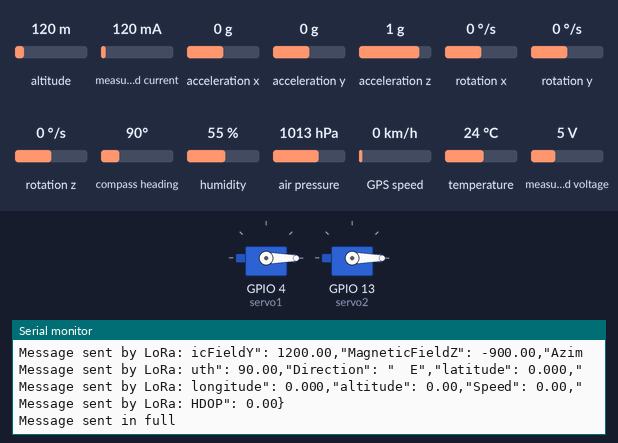
The sketch below on a simulated ESP32. Parts: 2 × servo, the last lines printed to the serial monitor. Inputs (shaded band) come from the test bench; at power-on: measured current 120 mA, acceleration x 0 g, acceleration z 1 g, altitude 120 m, acceleration y 0 g, rotation x 0 °/s, rotation y 0 °/s, rotation z 0 °/s, compass heading 90°, humidity 55 %, air pressure 1013 hPa, GPS speed 0 km/h, temperature 24 °C, measured voltage 5 V. The GPS gets a fix after 3 s at 37.7749, -122.4194 with 8 satellites; no radio packets arrive unless stated.

Above: at 2.2 s.
2.3 s: measured current set to 40 mA
At 2.73 s:
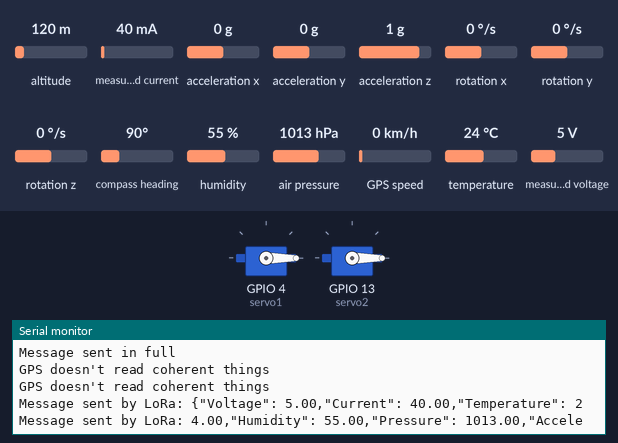
4.3 s: acceleration x set to -0.2 g
At 4.46 s:
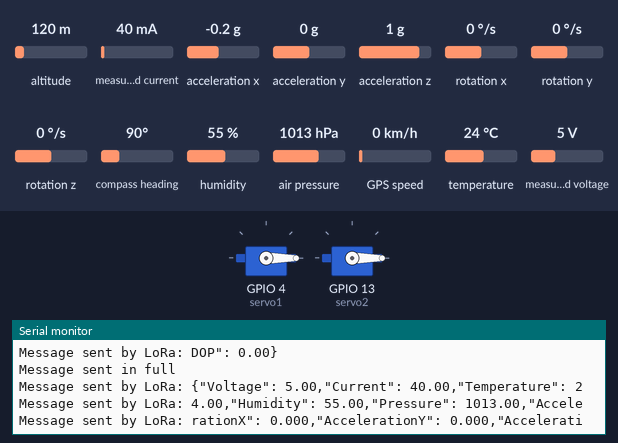
8.8 s: acceleration z set to 0.1 g
At 8.9 s:
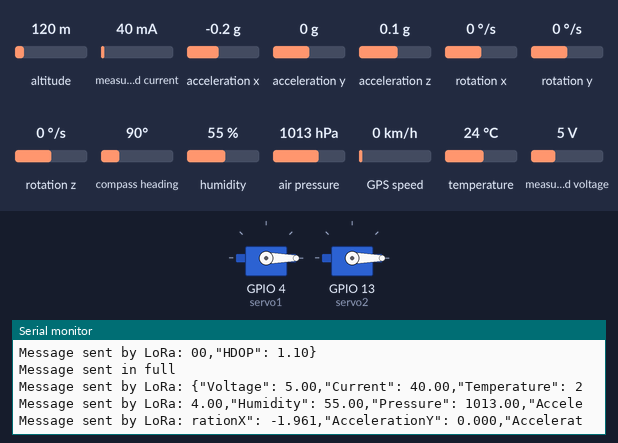
10.3 s: acceleration z set to -0.2 g
At 10.63 s:
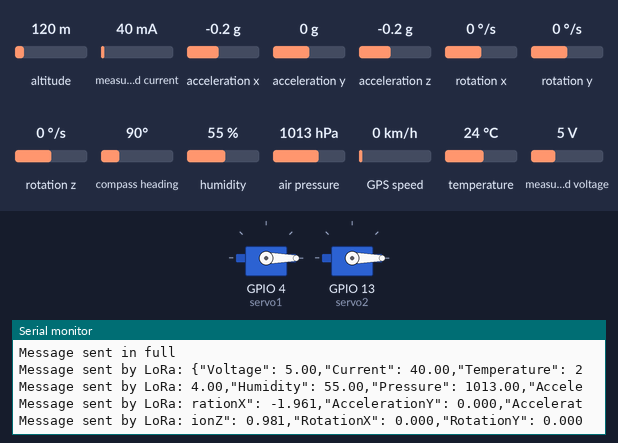
Timing chart, 0 to 13.3 s (numbered marks = the images above; inputs shaded):
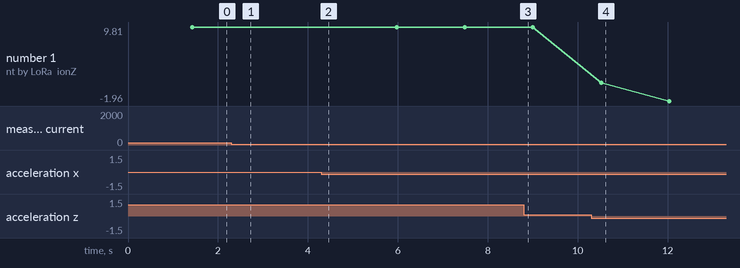

The sketch:

CubeSatTX.ino
```cpp
/*
 *  Project:    CubeSat Implementation (1U) for "Competencia Nacional de Pequeños Satélites 2024"
 *  Author:     Massimo Bruschi (Sensor configuration)
 *              Rodrigo Yupanqui (Sensor configuration)
 *              Josh Yauri (Data transmission and reception)
 *  Created:    26/12/2024
 *  Revised:    03/03/2025
 *  Description: Monitoring system for parameters such as acceleration, relative
 *               humidity, geolocation, acceleration, among others. Sending of
 *               data from a LoRa communication.
 *
 *  Development Board: ESP32 Dev Module (ESP-WROOM-32 Chip) 30 pins
 *  Hardware Configuration:
 *  - I2C BUS pins - Pin 21 (SDA) and Pin 22 (SCL) (These are for BME280,
 *    MPU6050, INA219 and QMC5883L modules)
 *  - SPI pins - Pin 18 (SCK), Pin 19 (MISO) and Pin 23 (MOSI) (These are for the LoRa Module Ra-02)
 *  - Serial pins - Pin 16 (RX) and Pin 17 (Tx) (These are for NEO-6M module)
 *  - Everything operates on +3.3V (Could be external source or USB cable connection)
 *
 *  Massimo Bruschi, Rodrigo Yupanqui and Josh Yauri are 3 outstanding students of the Faculty of
 *  Science and Engineering of PUCP, belonging to the top 5% of students (according to Craest).
 *
 */

#include <Wire.h>
#include <SPI.h>
#include <Adafruit_Sensor.h>
#include <QMC5883LCompass.h>
#include <Adafruit_BME280.h>
#include <Adafruit_MPU6050.h>
#include <Adafruit_INA219.h>
#include <TinyGPS++.h>
#include <HardwareSerial.h>
#include <LoRa.h>
#include <ESP32Servo.h>

// --- Pin Definitions ---

// Definition of pins for the I2C bus, used by multiple sensors:
//   - BME280 (pressure, temperature, and humidity)
//   - MPU6050 (accelerometer and gyroscope)
//   - INA219 (current sensor)
//   - QMC5883L (magnetometer)
#define SDA 21  // Pin for the I2C data line
#define SCL 22  // Pin for the I2C clock line

// Definition of pins for the GPS module
#define GPS_RX 16   // Pin to receive data from the GPS module (RX: Receive)
// Note: This pin should be connected to the TX pin of the GPS module.
#define GPS_TX 17   // Pin to send data to the GPS module (TX: Transmit)
// Note: This pin should be connected to the RX pin of the GPS module.

// Definition of pins for the LoRa module
#define LORA_SS 5   // Slave Select pin for the LoRa module
#define LORA_RST 14 // Reset pin for the LoRa module
#define LORA_DIO0 2 // Digital Input/Output pin 0 for the LoRa module (used to indicate events)
#define LORA_SCK 18 // Clock pin for the LoRa module's SPI bus
#define LORA_MISO 19 // Master In Slave Out pin for the LoRa module's SPI bus
#define LORA_MOSI 23 // Master Out Slave In pin for the LoRa module's SPI bus

// Initialize instances of various sensor and component classes
Adafruit_BME280 bme;      // Instance of the BME280 sensor for pressure, temperature, and humidity
Adafruit_MPU6050 mpu;     // Instance of the MPU6050 sensor for accelerometer and gyroscope data
Adafruit_INA219 ina219;   // Instance of the INA219 current sensor
TinyGPSPlus gps;          // Instance of the TinyGPSPlus library for GPS data processing
HardwareSerial serialGPS(2); // Serial interface for GPS communication (using UART2)
QMC5883LCompass compass;  // Instance of the QMC5883L magnetometer for compass readings
Servo servo1;              // First servo motor instance
Servo servo2;              // Second servo motor instance

// Variables to store sensor readings
float temperature, humidity, pressure; // BME280 Readings
float ax, ay, az, gx, gy, gz; // MPU6050 Readings (Accelerometer and Gyroscope)
float mx, my, mz, azimuth; // QMC5883L Readings (Magnetometer)
char direction[3]; // QMC5883L Readings (Direction based on magnetometer data)
float voltage, current; // INA219 Readings (Current sensor)
float latitude, longitude, altitude, speed, HDOP;  // NEO-6M GPS Readings
float starting_height, height; // BME280 Altitude calculations
bool sentinel1 = false; // Flag for altitude threshold
bool sentinel2 = true; // Flag for initial height setup

// Security configuration (by Josh Yauri)
const char* networkID = "MiRedLoRa";
const char* deviceID = "Dispositivo1";
const char* claveAutenticacion = "MiClaveSegura";

void setup() {
  // Configure PWM pins for servo motors
  // Recommended PWM pins for ESP32 are 2, 4, 12-19, 21-23, 25-27, 32-33
  servo1.attach(4); // Pin 4 for the first servo
  servo2.attach(13); // Pin 13 for the second servo

  // Initialize servo motors to 0 degrees
  servo1.write(0);
  servo2.write(0);

  Serial.begin(115200); // Initialize serial communication at 115200 baud
  Wire.begin(); // Initialize I2C communication

  // GPS configuration
  serialGPS.begin(9600, SERIAL_8N1, 16, 17); // Initialize GPS serial communication
  delay(1000); // Wait for GPS module to stabilize

  // Magnetometer configuration
  compass.init(); // Initialize magnetometer
  compass.setCalibrationOffsets(-276.00, 269.00, -348.00); // Set magnetometer calibration offsets
  compass.setCalibrationScales(1.08, 1.11, 0.86); // Set magnetometer calibration scales

  // Temperature, Humidity, and Pressure Sensor
  if (!bme.begin(0x76)) {
    Serial.println("BME280 not found.");
    while(!bme.begin(0x76)){
      delay(1000);
    }
    Serial.println("BME280 found.");
  }

  // Accelerometer / Gyroscope
  if (!mpu.begin()) {
    Serial.println("Failed to find MPU6050 chip");
    while(!mpu.begin()) {
      delay(1000);
    }
    Serial.println("MPU6050 Found!");
  }

  // Current Sensor
  if (!ina219.begin()) {
    Serial.println("INA219 not found.");
    while(!ina219.begin()) {
      delay(1000);
    }
    Serial.println("INA219 Found!");
  }

  // LoRa Module
  SPI.begin(LORA_SCK, LORA_MISO, LORA_MOSI, LORA_SS); // Initialize SPI pins for LoRa
  LoRa.setPins(LORA_SS, LORA_RST, LORA_DIO0); // Set LoRa module pins
  if (!LoRa.begin(433E6)) {  // LoRa frequency (example: 433MHz)
    Serial.println("Error starting LoRa.");
    while(!LoRa.begin(433E6)) {
      delay(1000);
    }
    Serial.println("LoRa initialized.");
  }
  LoRa.setSyncWord(0xF3); // Set LoRa sync word
  Serial.println("Complete initialization.");
}

void loop() {
  // Read sensor data
  readBME280();
  readMPU6050();
  readQMC5883L();
  readINA219();
  readGPS();

  // Construct message to send via LoRa
  String message = buildMessage();
  sendLoRa(message);

  // Control servo motors based on altitude threshold
  if(height > 85){
    sentinel1 = true;
  }
  if(sentinel1){
    if(80 > height){
      servomotores();
    }
  }
  delay(500); // Wait before next loop iteration
}

void servomotores() {
  // Set servo motors to 90 degrees
  servo1.write(90);
  servo2.write(90);
}

void readBME280() {
  // Read temperature, humidity, and pressure from BME280
  temperature = bme.readTemperature();
  humidity = bme.readHumidity();
  pressure = bme.readPressure() / 100.0F;
  altitude = (1 - pow((pressure / 1013.25), (1 / 5.2559))) / 0.0000225577;

  // Set initial height if not already set
  if(sentinel2){
    sentinel2 = false;
    starting_height = altitude;
  }
  height = altitude - starting_height;
}

void readMPU6050() {
  // Read accelerometer and gyroscope data from MPU6050
  sensors_event_t a, g, temp;
  mpu.getEvent(&a, &g, &temp);
  ax = a.acceleration.x;
  ay = a.acceleration.y;
  az = a.acceleration.z;
  gx = g.gyro.x;
  gy = g.gyro.y;
  gz = g.gyro.z;
}

void readQMC5883L() {
  // Read magnetometer data from QMC5883L
  compass.read();
  mx = compass.getX();
  my = compass.getY();
  mz = compass.getZ();
  azimuth = compass.getAzimuth();
  compass.getDirection(direction, azimuth);
}

void readINA219() {
  // Read voltage and current from INA219
  voltage = ina219.getBusVoltage_V();
  current = ina219.getCurrent_mA();
}

void readGPS() {
  // Read GPS data
  while (serialGPS.available() > 0) {
    if (gps.encode(serialGPS.read())) {
      if (gps.location.isValid()) {
        latitude = gps.location.lat();
        longitude = gps.location.lng();
        speed = gps.speed.kmph();
        HDOP = gps.hdop.value() / 100.0;
        break;
      } else {
        Serial.println("GPS doesn't read coherent things");
      }
    }
  }
}

// --- Message Construction ---
String buildMessage() {
  // Create a JSON object with sensor readings
  String message = "{";
  message += "\"Voltage\": " + String(voltage) + ",";
  message += "\"Current\": " + String(current) + ",";
  message += "\"Temperature\": " + String(temperature) + ",";
  message += "\"Humidity\": " + String(humidity) + ",";
  message += "\"Pressure\": " + String(pressure) + ",";
  message += "\"AccelerationX\": " + String(ax, 3) + ",";
  message += "\"AccelerationY\": " + String(ay, 3) + ",";
  message += "\"AccelerationZ\": " + String(az, 3) + ",";
  message += "\"RotationX\": " + String(gx, 3) + ",";
  message += "\"RotationY\": " + String(gy, 3) + ",";
  message += "\"RotationZ\": " + String(gz, 3) + ",";
  message += "\"MagneticFieldX\": " + String(mx) + ",";
  message += "\"MagneticFieldY\": " + String(my) + ",";
  message += "\"MagneticFieldZ\": " + String(mz) + ",";
  message += "\"Azimuth\": " + String(azimuth) + ",";
  message += "\"Direction\": \"" + String(direction) + "\",";
  message += "\"latitude\": " + String(latitude, 3) + ",";
  message += "\"longitude\": " + String(longitude, 3) + ",";
  message += "\"altitude\": " + String(height) + ","; // Corrected variable name
  message += "\"Speed\": " + String(speed) + ",";
  message += "\"HDOP\": " + String(HDOP);
  message += "}";
  return message;
}

// --- Sending Data by LoRa ---
void sendLoRa(String message) {
  int messageLength = message.length();
  int maxCharsPerPacket = 50; // Maximum characters per LoRa packet

  // Split message into packets if necessary
  int start = 0;
  while (start < messageLength) {
    String partOfMessage = message.substring(start, min(start + maxCharsPerPacket, messageLength));
    LoRa.beginPacket();
    LoRa.print(partOfMessage);
    LoRa.endPacket();
    Serial.println("Message sent by LoRa: " + partOfMessage);
    delay(50); // Short delay between transmissions
    start += maxCharsPerPacket;
  }
  Serial.println("Message sent in full");
}
```

Measured:
- the behaviour switches between 0 and -0.1 g on acceleration x (found by bisection; images 1 and 2)
- the behaviour switches between 0 and -0.1 g on acceleration z (found by bisection; images 3 and 4)
- after the input at 2.3 s, the serial monitor: prints a new line after 0.32 s (image 1)
